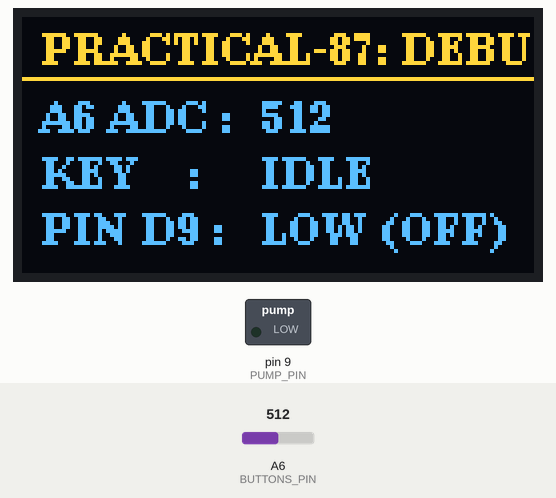
Simulated run of this sketch. Board: Arduino Nano, built with avr-gcc and run on an emulated ATmega328P. Shown: 128×64 one-colour display, switched loads named in the sketch (green lamp = pin HIGH). The test bench sets the inputs (shaded band); at power-on: A6 (BUTTONS_PIN) = 512. The OLED is the two-colour kind (top 16 rows yellow); what the sketch prints to the serial monitor is not drawn.

Above: at 1.6 s.
1.7 s: A6 (BUTTONS_PIN) set to 715
At 3.4 s:
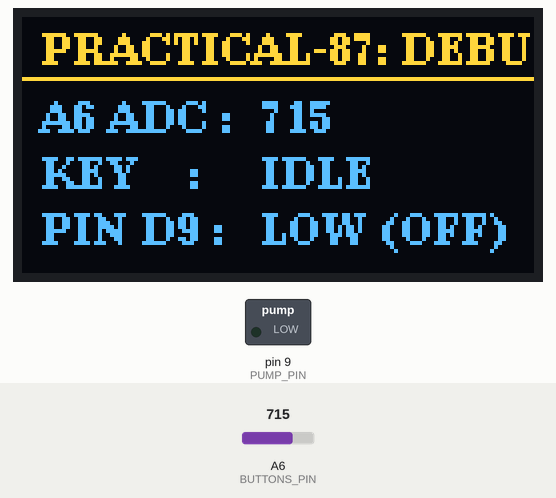
4.1 s: A6 (BUTTONS_PIN) set to 728
At 5.8 s:
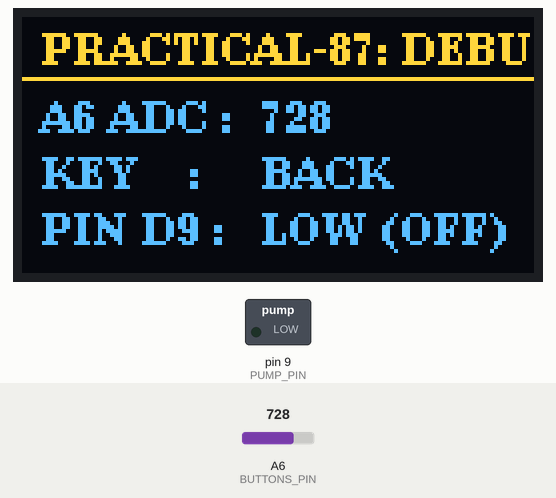
6.6 s: A6 (BUTTONS_PIN) set to 793
At 8.8 s:
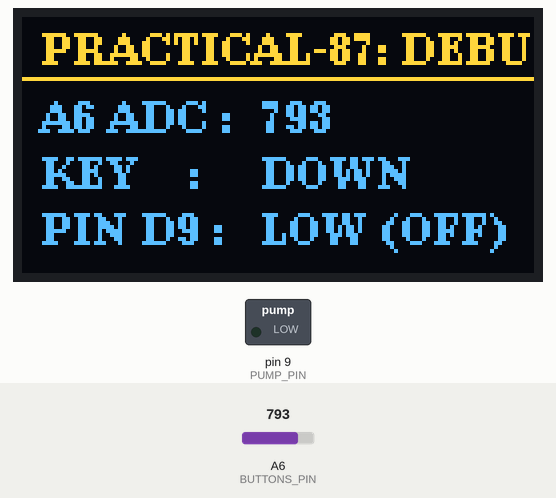
Timing chart, 0 to 10.3 s (numbered marks = the images above; inputs shaded):
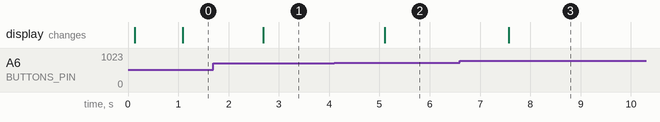

The sketch:

Practical_87.ino
```cpp
/*
==================================================
Day 44 | Practical-87: Debug Pump Control System
Board  : Young Engineer Board
Hardware:
  - Pump Output Pin   : D9
  - Button Ladder Pin : A6 (Calibrated Values)
  - Display           : 0.96" I2C OLED (U8g2 - RAM Safe)

Debugging Diagnostics:
  - Raw ADC Telemetry for Button Ladder (Pin A6)
  - Pin D9 Output Logic State Verification (HIGH/LOW)
  - Pump Pulse Test via Select Button (2-Second Burst)
  - Instant Cutoff via Back Button
  - Serial Diagnostic Logging (ADC value + Voltage + State)
==================================================
*/

#include <Wire.h>
#include <U8g2lib.h>

#define PUMP_PIN    9
#define BUTTONS_PIN A6

// Calibrated Ladder Ranges
#define BTN_SEL_MIN  925
#define BTN_SEL_MAX  938
#define BTN_UP_MIN   848
#define BTN_UP_MAX   860
#define BTN_DOWN_MIN 783
#define BTN_DOWN_MAX 795
#define BTN_BACK_MIN 728
#define BTN_BACK_MAX 740

enum Button { BTN_NONE, BTN_SELECT, BTN_UP, BTN_DOWN, BTN_BACK };

Button identifyButton(int adc) {
  if (adc >= BTN_SEL_MIN  && adc <= BTN_SEL_MAX)  return BTN_SELECT;
  if (adc >= BTN_UP_MIN   && adc <= BTN_UP_MAX)   return BTN_UP;
  if (adc >= BTN_DOWN_MIN && adc <= BTN_DOWN_MAX) return BTN_DOWN;
  if (adc >= BTN_BACK_MIN && adc <= BTN_BACK_MAX) return BTN_BACK;
  return BTN_NONE;
}

const char* getButtonLabel(Button b) {
  switch (b) {
    case BTN_SELECT: return "SELECT";
    case BTN_UP:     return "UP";
    case BTN_DOWN:   return "DOWN";
    case BTN_BACK:   return "BACK";
    default:         return "IDLE";
  }
}

// RAM-Safe OLED Constructor (128 bytes buffer)
U8G2_SSD1306_128X64_NONAME_1_HW_I2C u8g2(U8G2_R0, /* reset=*/ U8X8_PIN_NONE);

// Diagnostics Variables
bool pumpOutputState = false;
unsigned long pulseStartTime = 0;
const unsigned long PULSE_DURATION_MS = 2000; // 2s debug test pulse

unsigned long lastSerialLog = 0;
const unsigned long serialInterval = 500; // 500ms log rate

void setPump(bool state) {
  pumpOutputState = state;
  digitalWrite(PUMP_PIN, pumpOutputState ? HIGH : LOW);
  if (pumpOutputState) {
    pulseStartTime = millis();
  }
}

void renderDiagnostics(int rawAdc, Button btn) {
  u8g2.firstPage();
  do {
    u8g2.setFont(u8g2_font_ncenB08_tr);
    u8g2.drawStr(5, 12, "PRACTICAL-87: DEBUG");
    u8g2.drawHLine(0, 15, 128);

    // Line 1: Raw ADC & Identified Button
    u8g2.drawStr(5, 29, "A6 ADC :");
    char adcBuf[6];
    itoa(rawAdc, adcBuf, 10);
    u8g2.drawStr(60, 29, adcBuf);

    u8g2.drawStr(5, 43, "KEY    :");
    u8g2.drawStr(60, 43, getButtonLabel(btn));

    // Line 2: D9 Pin Logic Verification
    u8g2.drawStr(5, 57, "PIN D9 :");
    if (pumpOutputState) {
      u8g2.drawStr(60, 57, "HIGH (ON)");
    } else {
      u8g2.drawStr(60, 57, "LOW (OFF)");
    }
  } while (u8g2.nextPage());
}

void setup() {
  Serial.begin(9600);
  delay(100);

  pinMode(PUMP_PIN, OUTPUT);
  pinMode(BUTTONS_PIN, INPUT);

  setPump(false); // Default safe boot state

  u8g2.begin();

  Serial.println(F("========================================"));
  Serial.println(F(" DAY 44 | PRACTICAL-87: DEBUG PUMP CTRL "));
  Serial.println(F("========================================"));
  Serial.println(F("Tests: SEL (2s Pulse) | BACK (Instant Cutoff)"));
  Serial.println(F("Monitoring: A6 Raw ADC + D9 Logic Output"));
}

void loop() {
  // 1. Read Raw Telemetry
  int rawAdc = analogRead(BUTTONS_PIN);
  Button btn = identifyButton(rawAdc);

  // 2. Action Trigger for Debugging
  if (btn == BTN_SELECT && !pumpOutputState) {
    setPump(true);
    Serial.println(F("[DEBUG ACTION] SELECT detected -> Starting 2s Pulse Test"));
  } else if (btn == BTN_BACK && pumpOutputState) {
    setPump(false);
    Serial.println(F("[DEBUG ACTION] BACK detected -> Instant Cutoff Applied"));
  }

  // 3. Non-blocking Pulse Safety Timeout
  if (pumpOutputState && (millis() - pulseStartTime >= PULSE_DURATION_MS)) {
    setPump(false);
    Serial.println(F("[DEBUG] 2s Pulse Test Complete -> D9 returned to LOW"));
  }

  // 4. OLED Diagnostics Refresh
  renderDiagnostics(rawAdc, btn);

  // 5. Serial Logging Stream (every 500ms)
  if (millis() - lastSerialLog >= serialInterval) {
    lastSerialLog = millis();
    float pinVoltage = (rawAdc * 5.0) / 1023.0;

    Serial.print(F("[DIAG] ADC: "));
    Serial.print(rawAdc);
    Serial.print(F(" | Volt: "));
    Serial.print(pinVoltage, 2);
    Serial.print(F("V | Btn: "));
    Serial.print(getButtonLabel(btn));
    Serial.print(F(" | D9 Output: "));
    Serial.println(pumpOutputState ? F("HIGH") : F("LOW"));
  }
}
```

Measured:
- the behaviour switches between 727 and 728 on A6 (BUTTONS_PIN) (found by bisection; images 1 and 2)
- after the input at 1.7 s, the display: changes after 0.99 s (image 1)
- after the input at 4.1 s, the display: changes after 1.0 s (image 2)
- after the input at 6.6 s, the display: changes after 0.97 s (image 3)
